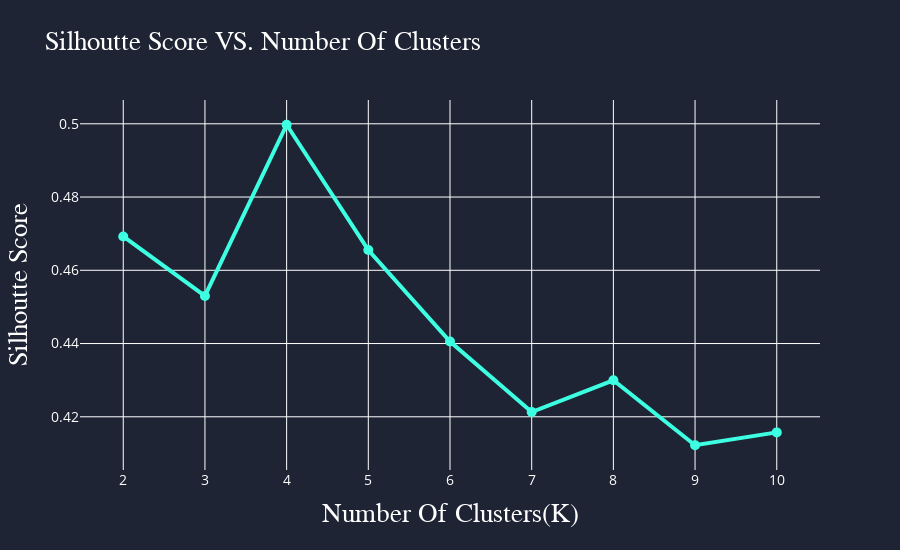

Notebook source saved alongside this figure:
### Code cell
data = [go.Scatter(x=list(kSilhoutte.keys()), 
            y=list(kSilhoutte.values()), 
            mode='markers+lines', 
            marker=dict(size=10), 
            line=dict(color="#3DFFE2", width=4))]

layout = go.Layout(title=dict(text="Silhoutte Score VS. Number Of Clusters", 
                                font=dict(color="white", 
                                            family="Times New Roman", 
                                            size=27)),
                    xaxis=dict(title=dict(text="Number Of Clusters(K)", 
                                            font=dict(color="white", 
                                            family="Times New Roman", 
                                            size=27)),
                                tickfont=dict(color="white", size=14)),
                    yaxis=dict(title=dict(text="Silhoutte Score", 
                                font=dict(color="white", 
                                            family="Times New Roman", 
                                            size=27)),
                                tickfont=dict(color="white", size=14)),
                    legend=dict(font=dict(color="white")),
                    height=550 ,
                    paper_bgcolor="#1E2434", 
                    plot_bgcolor="#1E2434")

fig = go.Figure(data, layout)

fig

### Figure 1 — Plotly figure (JSON) as saved in the notebook; plotly's stock layout.template omitted (floating-point values rounded to 4 significant figures)
{"data": [{"line": {"color": "#3DFFE2", "width": 4}, "marker": {"size": 10}, "mode": "markers+lines", "type": "scatter", "x": [2, 3, 4, 5, 6, 7, 8, 9, 10], "y": [0.4692, 0.453, 0.4997, 0.4655, 0.4405, 0.4213, 0.43, 0.4122, 0.4157]}], "layout": {"height": 550, "legend": {"font": {"color": "white"}}, "paper_bgcolor": "#1E2434", "plot_bgcolor": "#1E2434", "title": {"font": {"color": "white", "family": "Times New Roman", "size": 27}, "text": "Silhoutte Score VS. Number Of Clusters"}, "xaxis": {"tickfont": {"color": "white", "size": 14}, "title": {"font": {"color": "white", "family": "Times New Roman", "size": 27}, "text": "Number Of Clusters(K)"}}, "yaxis": {"tickfont": {"color": "white", "size": 14}, "title": {"font": {"color": "white", "family": "Times New Roman", "size": 27}, "text": "Silhoutte Score"}}}}
